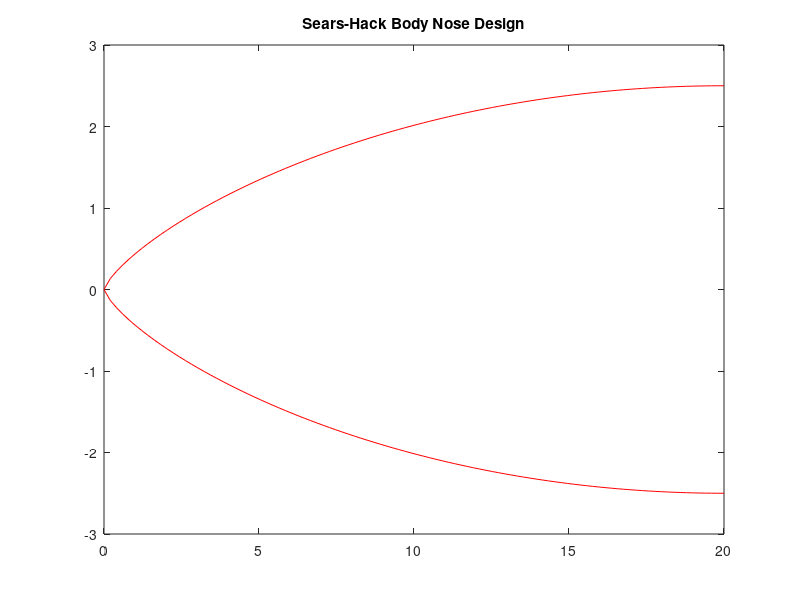

Write the MATLAB code that produced this figure.
%% Fuselage Preliminary Design % Sadraey %
% Design Requirements 
% Main: Accomodate Passengers
% Secondary: Must accomodate crew, landing gear, fuel, systems, empennage
% Optimization: Low Drag, Positive Lift generation, low weight, comfort,
% structural flight, external symmetry, low wetted area
%% Determine Number of Passengers and Crew
n_p = 8; % number of passengers
n_c = 2; % number of crew members
%% Establish Human Size and Target Passenger
% Passengers will be from U.S.
% Figures 7.5 and 7.6
% Design for passengers that are 5' 2" - 6' 3"
% Arm length 2.6 ft
% Chair Height 1.6 ft
% Shoulder to Shoulder 2ft
%% Cockpit % Sadraey %
% Distance from spine to taxi instrument 3.5 ft
% 1ft minimum from butt to floor
% 4 - 10 cm
T_w = 0.23; % ft with 7 cm wall thickness
L_CP = 5.5; %ft preliminary choice
W_pilot = 15/12; % distance between pilot seats (aisle) ft 
% Table 7.4
W_CPs = 20/12; % seat width cockpit ft
W_CP = 2*W_CPs + W_pilot; % Cockpit Width interior
% Equation 7.9 
D_CP = W_CP + 2*T_w; % diameter of cockpit with thickness included
% Must look into instrumentation sizing
fprintf('Cockpit Diameter is %0.2f ft \n',D_CP)
fprintf('Cockpit Length is %0.2f ft \n',L_CP)
%% Passenger Cargo
% pg 369 Eq 7.4
v_b = 5.156; % average bag/luggage size ft^3
v_btotal = n_p * v_b; %ft^3

%% L/D length to diameter ratio
% Table 7.7
% L/D for Concorde is 23.
% shooting for this range
%% Passenger Cabin % Sadraey %
% Calculate Cabin Diameter
W_s = 25/12 ; % seat width ft
% Table 7.3
W_a = 23/12; % aisle distance ft
% Equation 7.2
W_C = 2*W_s + W_a; % Interior Cabin Width ft
% Equation 7.9
D_C = W_C + 2*T_w; % Cabin Diameter ft

% Calculate Cabin Length
P_s = 40/12; % seat pitch or distance between seats (ft)
n_r = n_p/2; % number of rows
% Equation 7.1
L_C = n_r*P_s+8; % Cabin Length
fprintf('Passenger Cabin Diameter is %0.2f ft \n',D_C)
fprintf('Passenger Cabin Length is %0.2f ft \n',L_C)
% Headroom from Table 7.4
% Will we have carry-on over or same level?
Headroom = 66.912; %ft for first class
% Must also consider lavatory

%% Cargo
% Depends on volume and will most likely be beneath passenger cabin
%% Nose Design
% Look at supersonic design and weight and balance
L_n = 20; % arbitrary length of nose ft
% Looking at the SEARS-HACK Body Equation from WIKIPEDIA
x = linspace(0,0.5,100); % range
R_max = 2.5; % arbitrary maximum nose radius ft
V_n = (3*pi^2/16 * R_max^2*L_n)/2; % Volume of nose
S_x = pi*R_max^2*(4*x.*(1-x)).^(3/2); % nose cross sectional area
r_x = R_max*(4*x.*(1-x)).^(3/4);% nose radius
FigHandle = figure('Position', [250, 250, L_n*100, R_max*100]);
figure(1)
plot(2*x*L_n,r_x,'r',2*x*L_n,-r_x,'r')
title('Sears-Hack Body Nose Design')
% Based on Wave Drag Equation, wave drag is reduced by increasing length
% and decreasing volume

%% Rear Section
% Will Include Tail and Wing as well for supersonic aircraft.
L_R = 50; % arbitrary length of rear section ft
%% Length of Fuselage
% Equation 7.10 
L_F = L_CP + L_C + L_n + L_R; % Total Fuselage Length
fprintf('The fuselage length is %0.2f ft \n',L_F)
%% Length to Diameter Ratio
LF_DF = L_F/D_C; 
fprintf('The L/D ratio for the fuselage is %0.2f  \n',LF_DF)
%% Fuel Tanks
m_f = 177928.86/9.81; % kg of fuel
% Table 7.8 for fuel types and density
rho_f = 840; % kg/m^3
V_f = m_f/rho_f; % m^3
V_f = V_f * 35.31; % ft^3
fprintf('The fuel tank volume is %0.2f ft^3 \n',V_f)
%% Volume of Bottom Half
% Equation 7.4a
V_bot = 0.5* (pi*W_C^2/4*(L_C+L_R));
fprintf('The bottom volume for the fuselage is %0.2f ft^3 \n',V_bot)
